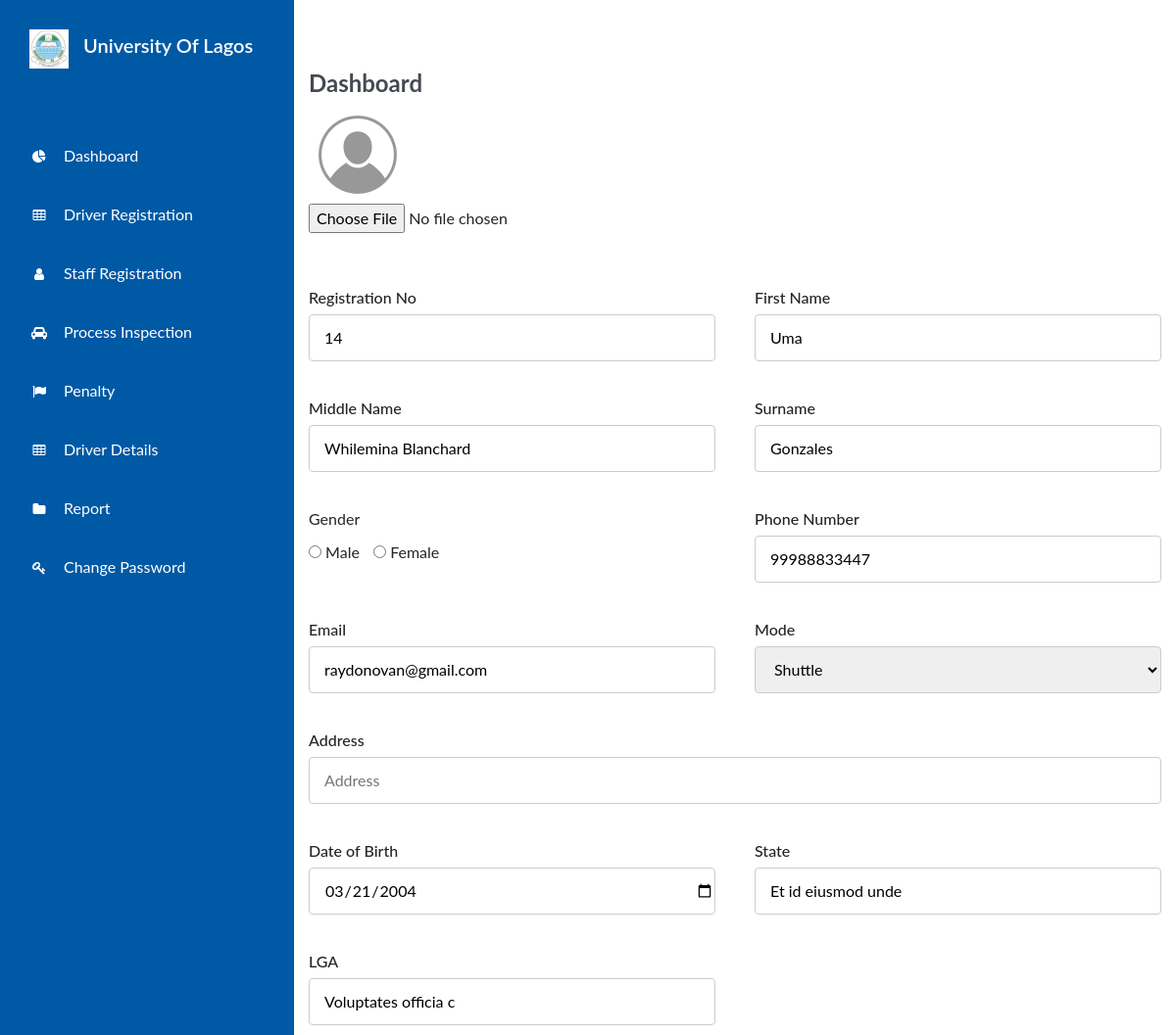
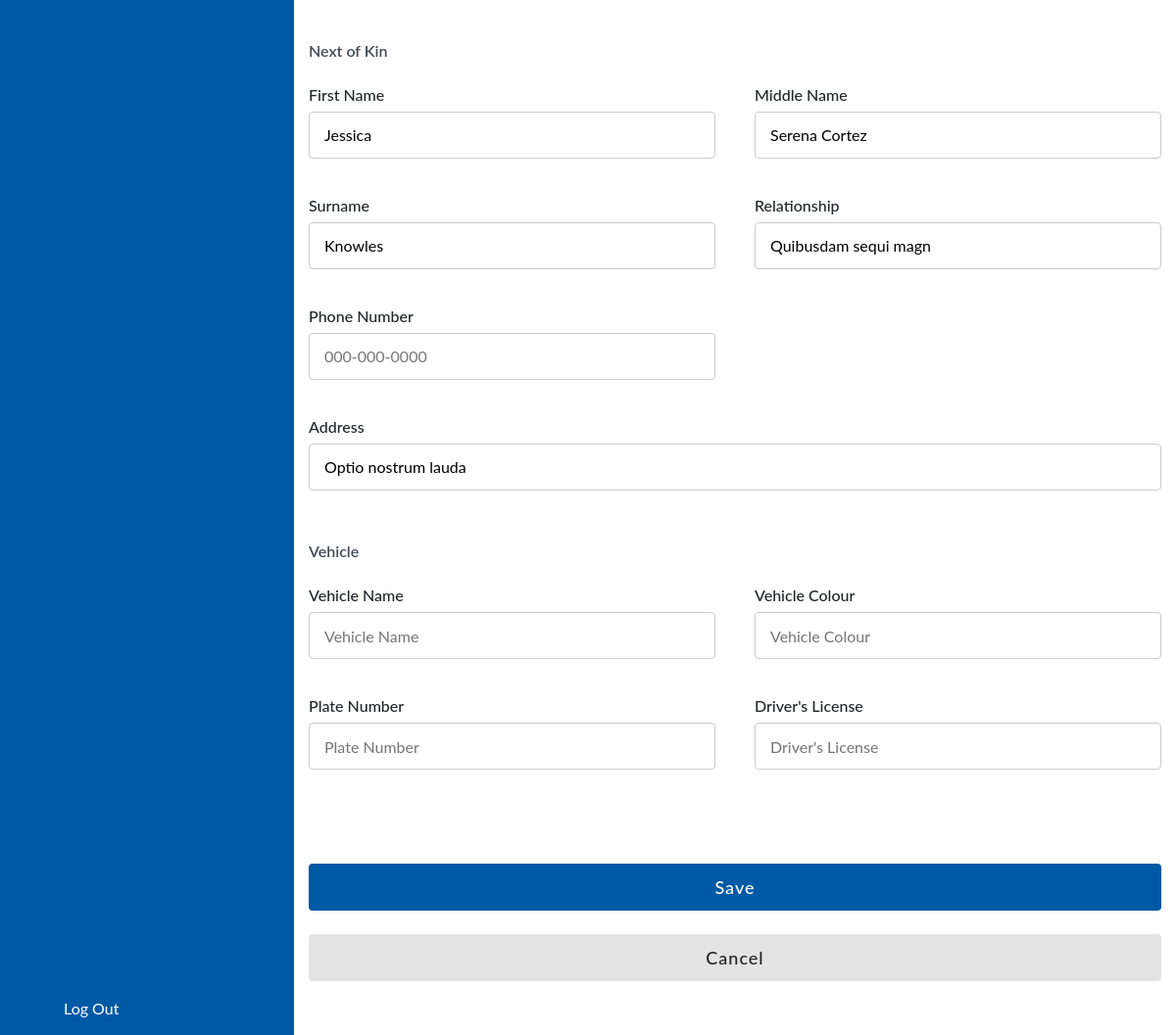
The app's page /uupdate.php (signed in) with its own data (2 pictures, top to bottom).
### tables this page shows
CREATE TABLE `registration` (
  `id` int NOT NULL AUTO_INCREMENT,
  `reg_no` varchar(45) DEFAULT NULL,
  `first_name` varchar(45) DEFAULT NULL,
  `middle_name` varchar(45) DEFAULT NULL,
  `last_name` varchar(45) DEFAULT NULL,
  `phone_no` varchar(45) NOT NULL,
  `mode` varchar(45) DEFAULT NULL,
  `gender` varchar(45) DEFAULT NULL,
  `dob` date DEFAULT NULL,
  `address` varchar(225) DEFAULT NULL,
  `state` varchar(45) DEFAULT NULL,
  `lga` varchar(45) DEFAULT NULL,
  `status` varchar(45) DEFAULT NULL,
  `nok_firstname` varchar(45) DEFAULT NULL,
  `nok_middlename` varchar(45) DEFAULT NULL,
  `nok_lastname` varchar(45) DEFAULT NULL,
  `nok_relationship` varchar(45) DEFAULT NULL,
  `nok_phoneno` varchar(45) DEFAULT NULL,
  `nok_dob` date DEFAULT NULL,
  `nok_address` varchar(225) DEFAULT NULL,
  `date_created` datetime DEFAULT CURRENT_TIMESTAMP,
  `image` varchar(225) DEFAULT NULL,
  `drivers_license` varchar(45) DEFAULT NULL,
  `email` varchar(225) DEFAULT NULL,
  PRIMARY KEY (`id`,`phone_no`),
  UNIQUE KEY `uc_email` (`email`),
  KEY `reg_no_idx` (`reg_no`),
  KEY `idx_phone_no` (`phone_no`),
  CONSTRAINT `phone_no` FOREIGN KEY (`phone_no`) REFERENCES `login` (`phone_no`)
);

### uupdate.php (the view, shortened to what this page needs)
<?php
    include('config/db_connect.php');
    if(isset($_SESSION['phone_no'])){
        $id = $_SESSION['phone_no'];
    } else {
        exit('ID not provided');
    }
    $sql = "SELECT * FROM registration WHERE phone_no = '$id' ";
    $result = mysqli_query($conn, $sql);
    $registration = mysqli_fetch_array($result);
    $reg = $registration['reg_no'];
    $sql2 = "SELECT * FROM vehicle WHERE reg_no = '$reg'";
    $result2 = mysqli_query($conn, $sql2);
    $registration2 = mysqli_fetch_assoc($result2);
?>
<!DOCTYPE html>
<html lang="en">
    <?php include('templates/header.php') ?>
    <link rel="stylesheet" href="css/regstyle.css">
<body>
<?php include('templates/nav.php') ?>
    <section id="form">
        <div class="container">
            <h3 class="i-name">Dashboard</h3>
            <form action="uupdate.php?id=<?php echo $id; ?>" method="POST" enctype="multipart/form-data">
            <div class="upload">
                <img src="Images/630729-200.png" width="100" height="100" alt="" id="profileDisplay" onchange="displayImage(this)">
                <input type="file" name="image" id="image"  accept=".jpg, .jpeg, .png" value=""  onclick="triggerClick()" >
                <i class="fa fa-solid fa-camera" style="color: #ffffff;"></i>
            </div>
                <div class="user-details">
                    <div class="input-box">
                        <span class="details">Registration No</span>
                        <input type="text" name="reg_no" placeholder="Registration number" value="<?php echo htmlspecialchars($registration['reg_no']) ?>" >
                    </div>
                    <div class="input-box">
                        <span class="details">First Name</span>
                        <input type="text" name="first_name" placeholder="First name" value="<?php echo htmlspecialchars($registration['first_name']) ?>" >
                    </div>
                    <div class="input-box">
                        <span class="details">Middle Name</span>
                        <input type="text" name="middle_name" placeholder="Middle name" value="<?php echo htmlspecialchars($registration['middle_name']) ?>" >
                    </div>
                    <div class="input-box">
                        <span class="details">Surname</span>
                        <input type="text" name="last_name" placeholder="Surname" value="<?php echo htmlspecialchars($registration['last_name']) ?>" >
                    </div>
                    <div>
                        <p class="rad">Gender</p>
                        <input type="radio" <?php if($registration['gender'] == 'male'){echo 'checked';} ?> name="gender" value="">
                        <label for="male" class="rad-space">Male</label>
                        <input type="radio" <?php if($registration['gender'] == 'female'){echo 'checked';} ?> name="gender" value="">
                        <label for="female">Female</label>
                    </div>
                    <div class="input-box">
                        <span class="details">Phone Number</span>
                        <input type="number" name="phone_no" placeholder="000-000-0000" value="<?php echo htmlspecialchars($registration['phone_no']) ?>" >
                    </div>
                    <div class="input-box">
                        <span class="details">Email</span>
                        <input type="email" name="email" placeholder="" value="<?php echo htmlspecialchars($registration['email']) ?>" >
                    </div>
                    <div class="input-box">
                        <span class="details">Mode</span>
                        <select name="mode" id="mode">
                            <option value="Shuttle" <?php if($registration['mode'] == 'Shuttle'){echo 'selected';} ?>>Shuttle</option>
                        </select>
                    </div>
                    <div class="long-input-box">
                        <span class="details">Address</span>
                        <input type="text" name="Address" placeholder="Address" value="<?php echo htmlspecialchars($registration['address']) ?>" >
                    </div>
                    <div class="input-box">
                        <span class="details">Date of Birth</span>
                        <input type="date" name="dob" placeholder="DD/MM/YYYY" value="<?php echo htmlspecialchars($registration['dob']) ?>" >
                    </div>
                    <div class="input-box">
                        <span class="details">State</span>
                        <input type="text" name="state" placeholder="State" value="<?php echo htmlspecialchars($registration['state']) ?>" >
                    </div>
                    <div class="input-box">
                        <span class="details">LGA</span>
                        <input type="text" name="lga" placeholder="LGA" value="<?php echo htmlspecialchars($registration['lga']) ?>" >
                    </div>
                    <div class="input-box">
                    </div>
                    <h4 class="name">Next of Kin</h4>
                    <div class="input-box">
                    </div>
                    <div class="input-box">
                        <span class="details">First Name</span>
                        <input type="text" name="nok_firstname" placeholder="First Name" value="<?php echo htmlspecialchars($registration['nok_firstname']) ?>" >
                    </div>
                    <div class="input-box">
                        <span class="details">Middle Name</span>
                        <input type="text" name="nok_middlename" placeholder="Middle name" value="<?php echo htmlspecialchars($registration['nok_middlename']) ?>" >
                    </div>
                    <div class="input-box">
                        <span class="details">Surname</span>
                        <input type="text" name="nok_lastname" placeholder="Surname" value="<?php echo htmlspecialchars($registration['nok_lastname']) ?>" >
                    </div>
                    <div class="input-box">
                        <span class="details">Relationship</span>
                        <input type="text" name="nok_relationship" placeholder="Relationship" value="<?php echo htmlspecialchars($registration['nok_relationship']) ?>" >
                    </div>
                    <div class="input-box">
                        <span class="details">Phone Number</span>
                        <input type="number" name="nok_phoneno" placeholder="000-000-0000" value="<?php echo htmlspecialchars($registration['nok_phoneno']) ?>" >
                    </div>
                    <div class="input-box">
                    </div>
                    <div class="long-input-box">
                        <span class="details">Address</span>
                        <input type="text" name="nok_address" placeholder="Enter your address" value="<?php echo htmlspecialchars($registration['nok_address']) ?>">
                    </div>
                    <h4 class="name">Vehicle</h4>
                    <div class="input-box">
                    </div>
                    <div class="input-box">
                        <span class="details">Vehicle Name</span>
                        <input type="text" name="vehicle_name" placeholder="Vehicle Name" value="<?php echo htmlspecialchars($registration2['vehicle_name']) ?>" >
                    </div>
                    <div class="input-box">
                        <span class="details">Vehicle Colour</span>
                        <input type="text" name="vehicle_colour" placeholder="Vehicle Colour" value="<?php echo htmlspecialchars($registration2['vehicle_colour']) ?>" >
                    </div>
                    <div class="input-box">
                        <span class="details">Plate Number</span>
                        <input type="text" name="plate_no" placeholder="Plate Number" value="<?php echo htmlspecialchars($registration2['plate_no']) ?>" >
                    </div>
                    <div class="input-box">
                        <span class="details">Driver's License</span>
                        <input type="text" name="" placeholder="Driver's License" value="<?php echo htmlspecialchars($registration['drivers_license']) ?>" >
                    </div>
                </div>
                <div class="button" id="submit">
                    <input type="submit" name="save" value="Save">
                </div>
                <div class="button2" id="cancel">
                    <input type="submit" name="cancel" value="Cancel">
                </div>
            </form>
        </div>
    </section>
</body>
</html>

### css/regstyle.css (style rules this page uses)
* { margin: 0; padding: 0; box-sizing: border-box; font-family: 'Lato', sans-serif; }
body { width: 100%; background: rgb(238, 238, 238); position: relative; display: flex; }
#form { width: calc(100% - 300px); margin-left: 300px; position: relative; display: flex; height: 100vh; }
.container { width: 94%; margin: 30px 0 30px 30px; padding: 25px 30px; overflow: auto; background: white; border-radius: 8px; }
.i-name { color: #444a53; font-size: 24px; font-weight: 700; margin-top: 16px; }
.name { color: #444a53; font-size: 16px; font-weight: 600; margin-top: 16px; margin-bottom: 24px; }
.container .user-details { display: flex; flex-wrap: wrap; justify-content: space-between; margin: 30px 0 12px 0; }
.upload { width: 100px; }
.upload img { opacity: 40%; }
.user-details .input-box { margin-bottom: 36px; width: calc(100% / 2 - 20px); }
.user-details .input-box .details { display: block; font-weight: 500; margin-bottom: 5px; }
.user-details .input-box input { height: 48px; width: 100%; outline: none; border: 1px solid #ccc; border-radius: 4px; padding-left: 15px; font-size: 16px; }
.user-details .long-input-box { margin-bottom: 36px; width: 100%; }
.user-details .long-input-box .details { display: block; font-weight: 500; margin-bottom: 5px; }
.user-details .long-input-box input { height: 48px; width: 100%; outline: none; border: 1px solid #ccc; border-radius: 4px; padding-left: 15px; font-size: 16px; }
.user-details .input-box select { height: 48px; width: 100%; outline: none; border: 1px solid #ccc; border-radius: 4px; padding-left: 15px; font-size: 16px; }
.user-details p.rad { margin-bottom: 10px; }
.user-details label.rad-space { margin-right: 10px; }
.button { height: 48px; margin-top: 24px; }
.button input { height: 100%; width: 100%; outline: none; color: white; border: none; font-size: 18px; font-weight: 500; border-radius: 4px; letter-spacing: 1px; background: #0059A5; }
.button2 { height: 48px; margin-top: 24px; }
.button2 input { height: 100%; width: 100%; outline: none; color: rgba(0, 0, 0, 0.856); border: none; font-size: 18px; font-weight: 500; border-radius: 4px; letter-spacing: 1px; background: rgb(227, 227, 227); }

### records on screen
registration: reg_no "14", first_name "Uma", middle_name "Whilemina Blanchard", last_name "Gonzales", phone_no "99988833447", email "raydonovan@gmail.com", mode "Shuttle", dob "03/21/2004", state "Et id eiusmod unde", lga "Voluptates officia c", nok_firstname "Jessica", nok_middlename "Serena Cortez", nok_lastname "Knowles", nok_relationship "Quibusdam sequi magn", nok_address "Optio nostrum lauda"
